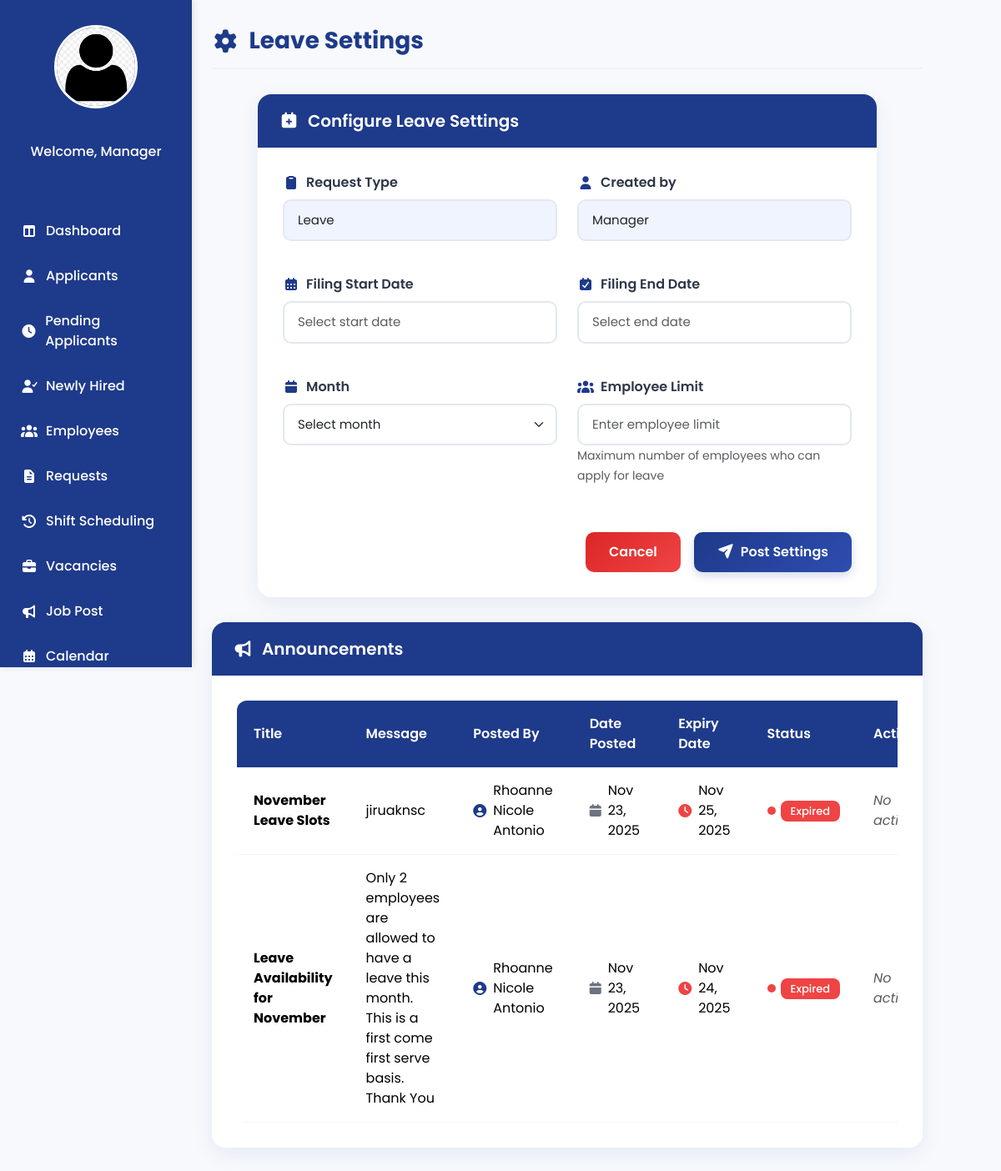
Before: /Manager_LeaveSettings.php with the older database file.
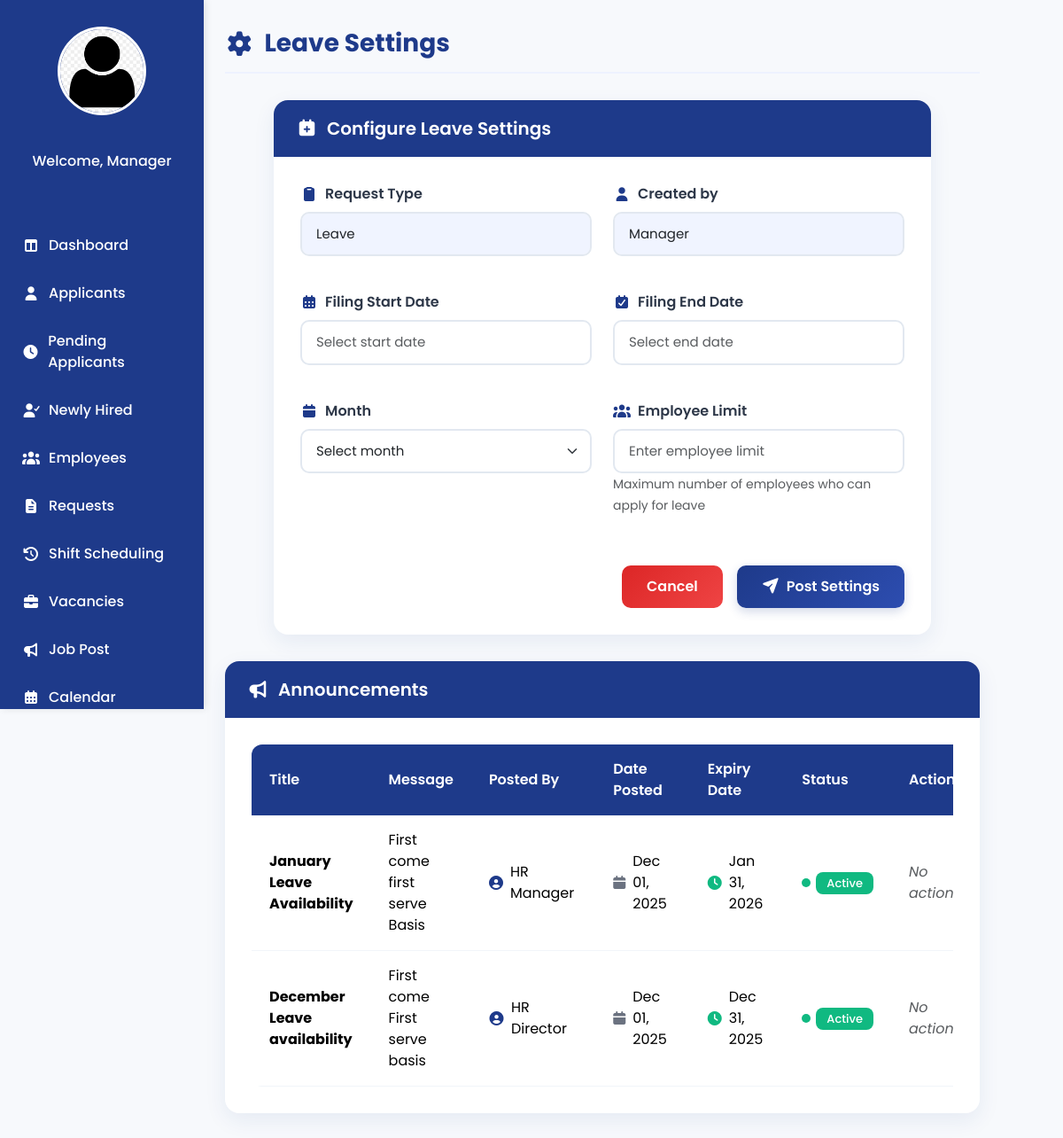
After: the same page with the newer database file.
### tables this page shows
CREATE TABLE `manager_announcement` (
  `id` int(11) NOT NULL,
  `manager_email` varchar(100) NOT NULL,
  `posted_by` varchar(150) NOT NULL,
  `title` varchar(255) NOT NULL,
  `message` text NOT NULL,
  `date_posted` datetime DEFAULT current_timestamp(),
  `is_active` tinyint(1) DEFAULT 1,
  `settingID` int(11) DEFAULT NULL
);

CREATE TABLE `leave_settings` (
  `settingID` int(11) NOT NULL,
  `start_date` date DEFAULT NULL,
  `end_date` date DEFAULT NULL,
  `month` tinyint(2) UNSIGNED DEFAULT NULL,
  `employee_limit` int(11) NOT NULL DEFAULT 0,
  `created_by` varchar(100) DEFAULT NULL,
  `created_at` datetime DEFAULT current_timestamp(),
  `request_type_id` int(11) NOT NULL
);

### Manager_LeaveSettings.php (the view, shortened to what this page needs)
<?php
require 'admin/db.connect.php';
$employeeID = $_SESSION['applicant_employee_id'] ?? null;
if ($employeeID) {
  $stmt = $conn->prepare("SELECT profile_pic FROM employee WHERE empID = ?");
  $stmt->bind_param("s", $employeeID);
  $stmt->execute();
  $result = $stmt->get_result();
  if ($result->num_rows > 0) {
    $row = $result->fetch_assoc();
    $profile_picture = !empty($row['profile_pic'])
      ? "uploads/employees/" . $row['profile_pic']
      : "uploads/employees/default.png";
  } else {
    $profile_picture = "uploads/employees/default.png";
  }
} else {
  $profile_picture = "uploads/employees/default.png";
}
$announcements = [];
$aquery = $conn->query("SELECT a.id, a.title, a.message, a.posted_by, a.manager_email, a.date_posted, a.is_active, a.settingID, ls.end_date FROM manager_announcement a LEFT JOIN leave_settings ls ON a.settingID = ls.settingID ORDER BY a.date_posted DESC");
if ($aquery) {
  while ($row = $aquery->fetch_assoc()) { $announcements[] = $row; }
}
$managername = $_SESSION['fullname'] ?? "Manager";
$menus = [
    "HR Director" => [
        "Dashboard" => "Manager_Dashboard.php",
        "Applicants" => "Manager_Applicants.php",
        "Pending Applicants" => "Manager_PendingApplicants.php",
        "Newly Hired" => "Newly-Hired.php",
        "Employees" => "Manager_Employees.php",
        "Requests" => "Manager_Request.php",
        "Shift Scheduling"  => "Manager_Scheduling.php",
        "Vacancies" => "Manager_Vacancies.php",
        "Job Post" => "Manager-JobPosting.php",
        "Calendar" => "Manager_Calendar.php",
        "Approvals" => "Manager_Approvals.php",
        "Reports" => "Manager_Reports.php",
        "Settings" => "Manager_LeaveSettings.php",
        "Logout" => "Login.php"
    ],
    "HR Manager" => [
        "Dashboard" => "Manager_Dashboard.php",
        "Applicants" => "Manager_Applicants.php",
        "Pending Applicants" => "Manager_PendingApplicants.php",
        "Newly Hired" => "Newly-Hired.php",
        "Employees" => "Manager_Employees.php",
        "Requests" => "Manager_Request.php",
        "Shift Scheduling"  => "Manager_Scheduling.php",
        "Vacancies" => "Manager_Vacancies.php",
        "Job Post" => "Manager-JobPosting.php",
        "Calendar" => "Manager_Calendar.php",
        "Approvals" => "Manager_Approvals.php",
        "Reports" => "Manager_Reports.php",
        "Settings" => "Manager_LeaveSettings.php",
        "Logout" => "Login.php"
    ],
    "Recruitment Manager" => [
        "Dashboard" => "Manager_Dashboard.php",
        "Applicants" => "Manager_Applicants.php",
        "Pending Applicants" => "Manager_PendingApplicants.php",
        "Newly Hired" => "Newly-Hired.php",
        "Vacancies" => "Manager_Vacancies.php",
        "Logout" => "Login.php"
    ],
    "HR Officer" => [
        "Dashboard" => "Manager_Dashboard.php",
        "Applicants" => "Manager_Applicants.php",
        "Pending Applicants" => "Manager_PendingApplicants.php",
        "Newly Hired" => "Newly-Hired.php",
        "Employees" => "Manager_Employees.php",
        "Logout" => "Login.php"
    ],
];
$role = $_SESSION['sub_role'] ?? "HR Manager";
$icons = [
    "Dashboard" => "fa-table-columns",
    "Applicants" => "fa-user",
    "Pending Applicants" => "fa-clock",
    "Newly Hired" => "fa-user-check",
    "Employees" => "fa-users",
    "Requests" => "fa-file-lines",
    "Shift Scheduling" => "fa-clock-rotate-left",
    "Vacancies" => "fa-briefcase",
    "Job Post" => "fa-bullhorn",
    "Calendar" => "fa-calendar-days",
    "Approvals" => "fa-square-check",
    "Reports" => "fa-chart-column",
    "Settings" => "fa-gear",
    "Logout" => "fa-right-from-bracket"
];
?>
<!DOCTYPE html>
<html lang="en">
<head>
  <link rel="stylesheet" href="manager-sidebar.css">
  <link rel="stylesheet" href="https://cdnjs.cloudflare.com/ajax/libs/font-awesome/7.0.1/css/all.min.css">
  <link href="https://cdn.jsdelivr.net/npm/bootstrap@5.3.3/dist/css/bootstrap.min.css" rel="stylesheet">
  <link rel="stylesheet" href="https://code.jquery.com/ui/1.13.2/themes/base/jquery-ui.css">
</head>
<body>
  <div class="sidebar">
    <div class="sidebar-logo">
      <a href="Manager_Profile.php" class="profile">
        <img src="<?php echo htmlspecialchars($profile_picture); ?>" alt="Profile" class="sidebar-profile-img">
      </a>
    </div>
    <div class="sidebar-name">
      <p><?php echo "Welcome, $managername"; ?></p>
    </div>
    <ul class="nav">
      <?php foreach ($menus[$role] as $label => $link): ?>
        <li><a href="<?php echo $link; ?>"><i class="fa-solid <?php echo $icons[$label] ?? 'fa-circle'; ?>"></i><?php echo $label; ?></a></li>
      <?php endforeach; ?>
    </ul>
  </div>
  <div class="main-content">
    <div class="main-content-header">
      <h1><i class="fa-solid fa-gear"></i> Leave Settings</h1>
    </div>
    <div class="card-container">
      <div class="card card-custom">
        <div class="card-header card-header-custom">
          <h5><i class="fa-solid fa-calendar-plus"></i> Configure Leave Settings</h5>
        </div>
        <div class="card-body">
          <form method="POST">
            <div class="row mb-4">
              <div class="col-md-6 mb-3">
                <label class="form-label"><i class="fa-solid fa-clipboard"></i>Request Type</label>
                <input type="text" class="form-control" value="Leave" readonly style="background-color: #f0f4ff;">
              </div>
              <div class="col-md-6 mb-3">
                <label class="form-label"><i class="fa-solid fa-user"></i>Created by</label>
                <input type="text" class="form-control" value="<?php echo $managername; ?>" readonly style="background-color: #f0f4ff;">
              </div>
            </div>
            <div class="row mb-4">
              <div class="col-md-6 mb-3">
                <label class="form-label"><i class="fa-solid fa-calendar-days"></i>Filing Start Date</label>
                <input type="text" id="start_date" name="start_date" class="form-control" required placeholder="Select start date">
              </div>
              <div class="col-md-6 mb-3">
                <label class="form-label"><i class="fa-solid fa-calendar-check"></i>Filing End Date</label>
                <input type="text" id="end_date" name="end_date" class="form-control" required placeholder="Select end date">
              </div>
            </div>
            <div class="row mb-4">
              <div class="col-md-6 mb-3">
                <label class="form-label"><i class="fa-solid fa-calendar"></i>Month</label>
                <select name="month" class="form-select" required>
                  <option value="" disabled selected>Select month</option>
                </select>
              </div>
              <div class="col-md-6 mb-3">
                <label class="form-label"><i class="fa-solid fa-users"></i>Employee Limit</label>
                <input type="number" name="employeeLimit" class="form-control" min="1" required placeholder="Enter employee limit">
                <small class="form-text text-muted mt-1">Maximum number of employees who can apply for leave</small>
              </div>
            </div>
            <div class="d-flex justify-content-end gap-3 pt-3">
              <button type="button" class="btn btn-danger-custom" onclick="window.location.href='Manager_Dashboard.php'">Cancel</button>
              <button type="submit" name="save_leave" class="btn btn-primary-custom">
                <i class="fa-solid fa-paper-plane me-2"></i>Post Settings
              </button>
            </div>
          </form>
        </div>
      </div>
    </div>
    <div class="card-container">
      <div class="card card-custom">
        <div class="card-header card-header-custom">
          <h5><i class="fa-solid fa-bullhorn"></i> Announcements</h5>
        </div>
        <div class="card-body">
          <?php if (!empty($announcements)): ?>
            <div class="table-responsive">
              <table class="table table-custom">
                <thead>
                  <tr>
                    <th>Title</th>
                    <th>Message</th>
                    <th>Posted By</th>
                    <th>Date Posted</th>
                    <th>Expiry Date</th>
                    <th>Status</th>
                    <th>Action</th>
                  </tr>
                </thead>
                <tbody>
                  <?php foreach ($announcements as $a): ?>
                    <?php
                      $expiry = $a['end_date'] ?? null;
                      $today = date('Y-m-d');
                      $expired = ($expiry && $expiry < $today);
                      $isActive = (int)($a['is_active'] ?? 1) === 1;
                    ?>
                    <tr>
                      <td><strong><?php echo htmlspecialchars($a['title']); ?></strong></td>
                      <td style="max-width: 300px; white-space: normal; word-wrap: break-word;">
                        <?php echo nl2br(htmlspecialchars($a['message'])); ?>
                      </td>
                      <td>
                        <div class="d-flex align-items-center">
                          <i class="fa-solid fa-user-circle me-2" style="color: #1E3A8A;"></i>
                          <?php echo htmlspecialchars($a['posted_by']); ?>
                        </div>
                      </td>
                      <td>
                        <div class="d-flex align-items-center">
                          <i class="fa-solid fa-calendar me-2" style="color: #6b7280;"></i>
                          <?php echo htmlspecialchars(date('M d, Y', strtotime($a['date_posted']))); ?>
                        </div>
                      </td>
                      <td>
                        <?php if ($expiry): ?>
                          <div class="d-flex align-items-center">
                            <i class="fa-solid fa-clock me-2" style="color: <?php echo $expired ? '#ef4444' : '#10b981'; ?>"></i>
                            <?php echo htmlspecialchars(date('M d, Y', strtotime($expiry))); ?>
                          </div>
                        <?php else: ?>
                          <span class="text-muted">N/A</span>
                        <?php endif; ?>
                      </td>
                      <td>
                        <div class="status-indicator">
                          <span class="status-dot
                            <?php echo !$isActive ? 'archived' : ($expired ? 'expired' : 'active'); ?>">
                          </span>
                          <?php if (!$isActive): ?>
                            <span class="badge bg-secondary">Archived</span>
                          <?php elseif ($expired): ?>
                            <span class="badge bg-danger">Expired</span>
                          <?php else: ?>
                            <span class="badge bg-success">Active</span>
                          <?php endif; ?>
                        </div>
                      </td>
                      <td>
                        <?php if ($expired && $a['manager_email'] === $manageremail && $isActive): ?>
                          <form method="POST" style="display:inline-block;">
                            <input type="hidden" name="announcement_id" value="<?php echo (int)$a['id']; ?>">
                            <button type="submit" name="archive_announcement" class="btn btn-sm btn-danger btn-sm-custom">
                              <i class="fa-solid fa-box-archive me-1"></i>Archive
                            </button>
                          </form>
                        <?php else: ?>
                          <span class="text-muted fst-italic">No action</span>
                        <?php endif; ?>
                      </td>
                    </tr>
                  <?php endforeach; ?>
                </tbody>
              </table>
            </div>
          <?php endif; ?>
        </div>
      </div>
    </div>
  </div>
</body>
</html>

### manager-sidebar.css (style rules this page uses)
* { margin: 0; padding: 0; box-sizing: border-box; }
body { font-family: "Poppins", "Roboto", sans-serif; }
.sidebar { width: 230px; background-color: #1E3A8A; height: 100vh; display: flex; flex-direction: column; align-items: center; padding-top: 30px; position: fixed; left: 0; top: 0; box-shadow: 2px 0 8px rgba(0, 0, 0, 0.1); overflow-y: auto; scrollbar-width: thin; scrollbar-color: #e5edfb transparent; }
.nav { margin-top: 40px; list-style: none; width: 100%; padding: 0; }
.nav li { width: 100%; }
.nav li a { color: #ffffff; text-decoration: none; display: flex; align-items: center; gap: 10px; padding: 15px 25px; font-weight: 500; transition: all 0.3s ease; width: 100%; box-sizing: border-box; }
.nav i { width: 20px; text-align: center; }
.sidebar-logo { display: flex; flex-direction: column; align-items: center; gap: 10px; margin-bottom: 20px; }
.sidebar-logo img { width: 100px; height: 100px; border-radius: 50%; border: 3px solid white; cursor: pointer; transition: transform 0.3s ease; }
.sidebar-name p { color: white; text-align: center; font-weight: 500; }
:root { --primary:#1E3A8A; --primary-600:#2563EB; --bg:#F5F8FF; --text:#111827; --muted:#4b5563; --radius:12px; --shadow:0 10px 25px rgba(15,23,42,.08); --space-1:4px; --space-2:8px; --space-3:12px; --space-4:16px; --space-5:24px; --space-6:32px; --space-7:40px; }
.main-content { margin-left:230px !important; padding: var(--space-6) var(--space-5) !important; min-height:100vh; display:block; }
.main-content-header { display:flex; justify-content:space-between; align-items:center; margin-bottom: var(--space-4); padding-bottom: var(--space-3); border-bottom:1px solid #e5e7eb; }
.main-content-header h1 { color: var(--primary); font-weight:700; margin:0; display:flex; align-items:center; gap:10px; }
.card { border:none; border-radius: var(--radius); box-shadow: var(--shadow); }
.card-header { background:#fff; border-bottom:1px solid #e5e7eb; }
.card-body { padding: var(--space-5); }
.table { border-collapse: collapse; border-radius: var(--radius); overflow: hidden; }
.table th, .table td { padding: var(--space-4) var(--space-5); vertical-align: middle; }
.table thead { background-color: #e5edfb; }
.btn { border-radius: 10px; padding: 10px 16px; }
.badge { border-radius:999px; padding:6px 10px; }

Changed rows visible on the page:
removed manager_announcement: title "November Leave Slots", message "jiruaknsc", posted_by "Rhoanne Nicole Antonio", date_posted "Nov 23, 2025", settingID.end_date "Nov 25, 2025", is_active 1 (drawn), shows "No…"
removed manager_announcement: title "Leave Availability for November", message "Only 2 employees are allowed to have a leave this month. This is a first come first serve basis. Thank You", posted_by "Rhoanne Nicole Antonio", date_posted "Nov 23, 2025", settingID.end_date "Nov 24, 2025", is_active 1 (drawn), shows "No…"
added manager_announcement: title "January Leave Availability", message "First come first serve Basis", posted_by "HR Manager", date_posted "Dec 01, 2025", settingID.end_date "Jan 31, 2026", is_active 1 (drawn)
added manager_announcement: title "December Leave availability", message "First come First serve basis", posted_by "HR Director", date_posted "Dec 01, 2025", settingID.end_date "Dec 31, 2025", is_active 1 (drawn)
